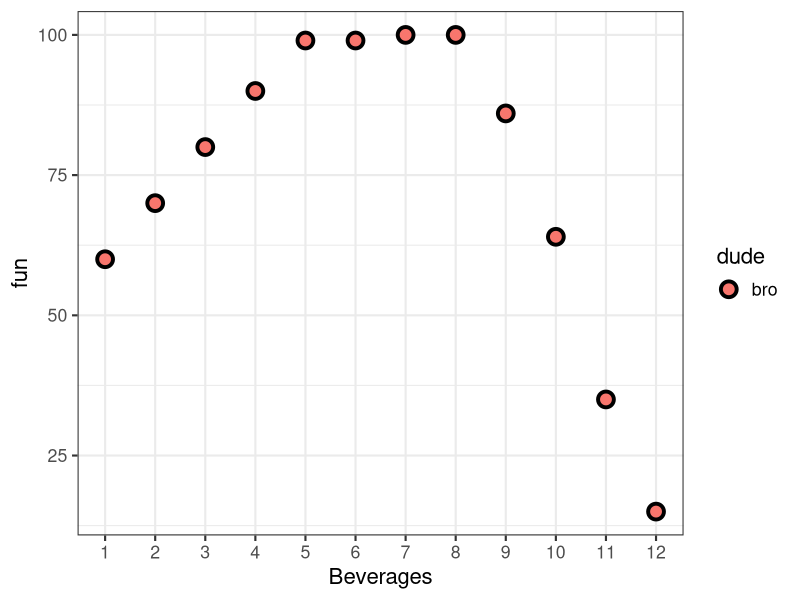
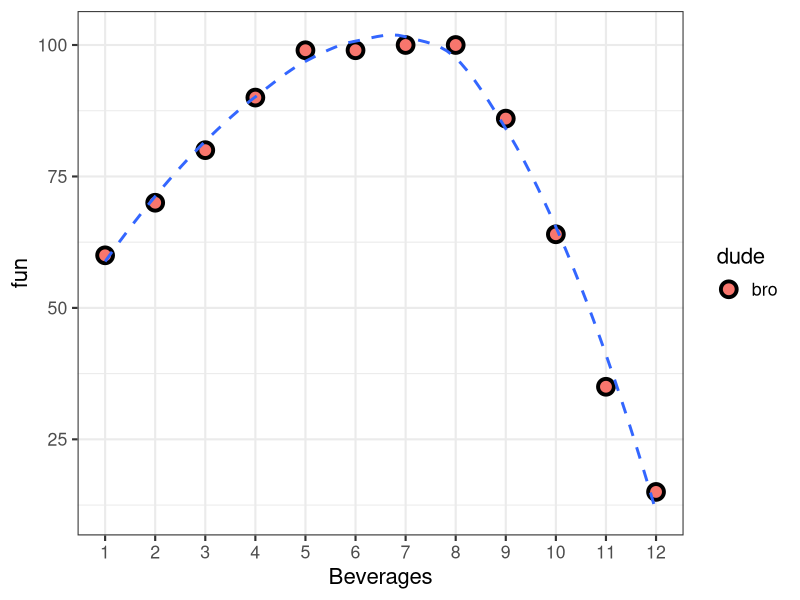
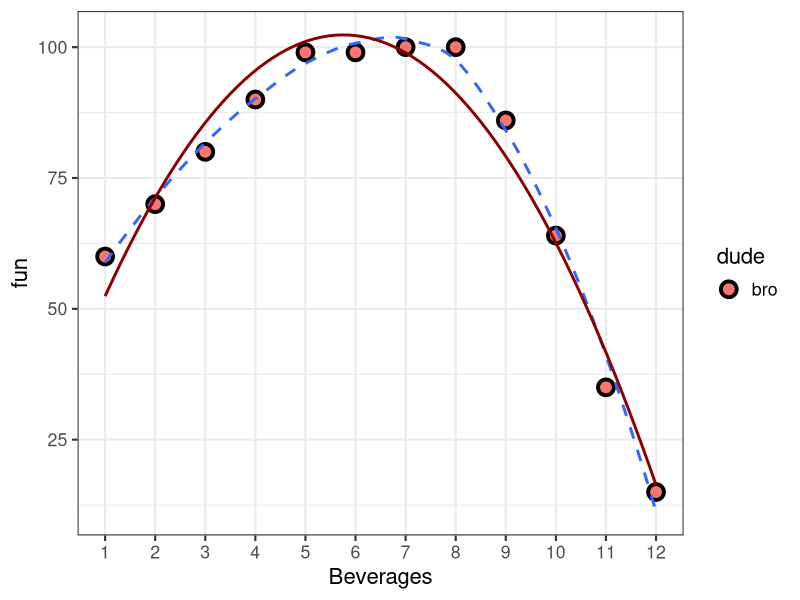

Write the R code that produced these figures, in order. (Note: this script raises an error after producing the figures.)
install.packages(c("ggplot2", "segmented"))
#
# Polynomial model fitting
#

# make up some data
  party.people <- data.frame(dude="bro", 
                             beverages=c(1:12), 
                             fun=c(60,70,80,90,99,99,100,100,86,64,35,15) )

# Check it out
  library(ggplot2)
  (p.gg <-  ggplot(data=party.people, aes(x=beverages, y=fun)) + theme_bw(16) + 
              scale_x_continuous("Beverages", breaks=c(1:12), minor_breaks = NULL) + 
              geom_point(aes(bg=dude), size=4, pch=21, stroke=2, 
                          color="black")  )

  p.gg + geom_smooth(se=FALSE, linetype=2)


# Fit a non-linear model
  poly.mod <- lm(fun ~ poly(beverages, 2, raw=TRUE), party.people)
  anova(poly.mod)
  coef(poly.mod)
 
  p.gg + geom_smooth(se=FALSE, linetype=2) + 
         geom_smooth(method="lm", formula=y~poly(x, 2), 
                     color="darkred", se=FALSE) 


# # Fit a multiple non-linear model 
  party.people <- rbind(party, data.frame(dude="hipster", 
                                          beverages=c(1:12), 
                                          fun=c(96,94,92,88,82,79,77,54,25,12,8,0) ))
  
  p.gg <- p.gg %+% party.people # Swap out the data.frame 
  
  (p.gg <- p.gg + geom_smooth(aes(color=dude), 
                              se=FALSE, linetype=2) )  
  p.gg + geom_smooth(aes(color=dude), method="lm", 
                     formula=y~poly(x, 2), size=1.5, se=FALSE)
  
  poly.mod1 <- lm(fun ~ poly(beverages, 2, raw=TRUE), party.people)
  poly.mod2 <- lm(fun ~ poly(beverages, 2, raw=TRUE) + dude, party.people)
  anova(poly.mod1, poly.mod2) # Determine if adding dude term is helpful
  coef(nl.m2)

# Don't overfit!

  dum.dat <- data.frame(x=c(1:12), 
                        y=c(65,25,26,35,75,88,100,95,75,64,35,15) )
  
  (d.gg <-  ggplot(data=dum.dat, aes(x=x, y=y)) + theme_bw(14) + 
            scale_x_continuous(breaks=c(1:12), minor_breaks = NULL) + 
            geom_point(size=3) + 
            geom_smooth(se=FALSE, linetype=2) ) 

  d.gg  + geom_smooth(method="lm", formula=y~poly(x, 2), 
                color="darkred", se=FALSE)
    summary(lm(y~poly(x, 2), dum.dat))$r.squared 

  d.gg  + geom_smooth(method="lm", formula=y~poly(x, 4), se=FALSE)
    summary(lm(y~poly(x, 4), dum.dat))$r.squared 
  
  length(dum.dat$x)
    summary(lm(y~poly(x, 11), dum.dat))$r.squared 

  # Perfect model?? Not so fast... 
    d.gg  + geom_smooth(method="lm", formula=y~poly(x, 11), se=FALSE)
#
# Detecting thresholds 
#
  # Segmented regression 
    rager <- data.frame(dude="Rager", 
                        beverages=c(1:12), 
                        fun=c(45,51,65,80,90,89,95,110,85,20,5,0) )
    
    (r.gg <-  ggplot(data=rager, aes(x=beverages, y=fun)) + theme_bw(16) + 
        scale_x_continuous("Beverages", breaks=c(1:12), minor_breaks = NULL) + 
        geom_point(size=4, pch=21, stroke=2, 
                   color="black", bg="#2b8cbe") )
    
    r.gg + geom_smooth(se=FALSE, linetype=2) + 
           geom_smooth(method="lm", formula=y~poly(x, 2), 
                       color="darkred", se=FALSE)
    
    rage.lm <- lm(fun ~ beverages, rager)
    rage.seg <-segmented(rage.lm)

    r.gg + geom_line(data=data.frame(X = 1:12, 
                                     Y = broken.line(rage.seg)$fit), 
                     aes(x=X, y=Y), 
                     color="darkred", size=1.5)
    rage.seg
    
  # Can also test for differences across a grouping variable (factor)
    
    PreParty <- data.frame(dude="PrePartier", 
                           beverages=c(1:12), 
                           fun=c(95,94,97,98,80,60,40,20,0,0,0,0) )
    NewComers <- rbind(rager, PreParty)
    
    (nc.gg <-  ggplot(data=NewComers, aes(x=beverages, y=fun)) + theme_bw(16) + 
        scale_x_continuous("Beverages", breaks=c(1:12), minor_breaks = NULL) + 
        geom_point(aes(bg=dude), pch=21, stroke=2, 
                   color="black", size=4) )
    
    nc.lm <- lm(log(fun+1) ~ beverages, NewComers)
    nc.seg <-segmented(nc.lm)
    nc.gg + geom_line(data=data.frame(X = 1:12, 
                                     Y = broken.line(nc.seg)$fit), 
                     aes(x=X, y=exp(Y)-1), 
                     color="black", size=1.5)
    
    # Determine if grouping variable is significant
      nc.d.lm <- lm(log(fun+1) ~ beverages + dude, NewComers)
      nc.d.seg <-segmented(nc.d.lm, seg.Z=~beverages, psi = list(beverages=c(2)) )
      anova(nc.seg, nc.d.seg) 
   
    # When grouping variable is significant, 
      # fit segmented models to each factor level
        seg.results <- data.frame() 
        for (i in 1:length(unique(NewComers$dude))) {
           Dude = unique(NewComers$dude)[[i]]
          d = subset(NewComers, dude==Dude)
          d.lm <- lm(fun ~ beverages, d)
          d.seg <-segmented(d.lm, psi=5) 
          psi = round(d.seg$psi[[2]], 0)
          s.res <- data.frame(dude=Dude,
                              X=c(1, psi, 12), 
                              Y=c(broken.line(d.seg)$fit[[1]], 
                                  broken.line(d.seg)$fit[[psi]],
                                  broken.line(d.seg)$fit[[12]] ) )
          seg.results <- rbind(seg.results, s.res)
          rm(Dude,d,d.lm,d.seg,psi,s.res)}
    
    # Plot segments by factor levels
      nc.gg + geom_path(data=seg.results, 
                        aes(x=X, y=Y, color=dude), size=1.5) +
              coord_cartesian(ylim = c(0,110))
    
  # Piecewise regression 
    
    lightweight <- data.frame(beverages=c(1:12), 
                              fun=c(55,75,80,85,25,20,17,10,6,3,1,0) )
    
    (l.gg <-  ggplot(data=lightweight, aes(x=beverages, y=fun)) + theme_bw(16) + 
        scale_x_continuous("Beverages", breaks=c(1:12), minor_breaks = NULL) + 
        geom_point(size=4, pch=21, stroke=2, 
                   color="black", bg="#2b8cbe") )
    
    l.gg +  geom_smooth(se=FALSE, linetype=2) + 
            geom_smooth(method="lm", formula=y~poly(x, 2), 
                        color="darkred", se=FALSE)
    
    # Attempt segmented regression
    lw.lm <- lm(fun ~ beverages, lightweight)
    lw.seg <-segmented(lw.lm, psi=2) 
    
    l.gg + geom_line(data=data.frame(X = 1:12, 
                                     Y = broken.line(lw.seg)$fit), 
                     aes(x=X, y=Y), 
                     color="darkred", size=1.5)

  # DIY piecewise regression function
    
      pwr <- function(X, Y) {
      x = X  
      y = Y
      breaks = x[which(x >= 1 & x <= length(x))] 
      mse = numeric(length(breaks)) 
      for(i in 1:length(breaks)){ 
        piecewise1 <- lm(y ~ x*(x < breaks[i]) +
                           x*(x>=breaks[i])) 
        mse[i] = summary(piecewise1)[6] 
      } 
      mse = as.numeric(mse) 
      # require(ggplot2)
      # qplot(x=breaks, y=mse, size=I(4))
      bp = breaks[which(mse==min(mse))][[1]]
      piecewise2 <- lm(y ~ x*(x < bp) + 
                           x*(x > bp))
      pw.coefs <- round(piecewise2$coefficients, 3) 
      pdf(file=NULL)
      if (is.na(pw.coefs[[2]] + pw.coefs[[5]])) 
      {p1 <- data.frame(x=NA, y=NA)} else 
      {p1 <- curve((pw.coefs[[1]] + pw.coefs[[3]]) + 
                     (pw.coefs[[2]] + pw.coefs[[5]])*x, 
                   add=FALSE, from=1, to=bp) } 
      if (is.na(pw.coefs[[1]] + pw.coefs[[4]])) 
      {p2 <- data.frame(x=NA, y=NA)} else 
      { p2 <- curve((pw.coefs[[1]] + pw.coefs[[4]]) + 
                      pw.coefs[[2]]*x, add=FALSE, from=bp, to=max(x)) } 
      dev.off() 
      coords <- data.frame(X1=c(p1$x[1], p1$x[length(p1$x)]),
                                X2=c(p2$x[1], p2$x[length(p2$x)]), 
                                Y1=c(p1$y[1], p1$y[length(p1$y)]), 
                                Y2=c(p2$y[1], p2$y[length(p2$y)]) )
      stats <- data.frame(Breakpoint=bp, 
                          R.squared=round(summary(piecewise2)$r.squared,2))
      MSE = data.frame(breaks=breaks, mse=mse)
      results <- list(Statistics=stats, Coordinates = coords, MeanSquareError=MSE)
      return(results)
      }
      
      # Run our custom function 
        (pw.results <- with(lightweight, pwr(X=beverages, Y=fun))) 
      
      # Plot the piecewise regression 
        l.gg + 
          geom_path(data=pw.results$Coordinates, 
                    aes(x=X1, y=Y1), size=1.25) +
          geom_path(data=pw.results$Coordinates, 
                    aes(x=X2, y=Y2), size=1.25) +
          geom_vline(xintercept = pw.results$Statistics$Breakpoint, 
                     linetype=2, size=1.25)
          
        # Check that BP=5 is good (has lowest error)
          ggplot(pw.results$MeanSquareError, 
                 aes(x=breaks, y=mse)) + theme_bw(14) +
            scale_x_continuous("Beverage threshold", breaks=c(1:12), minor_breaks = NULL) + 
                 geom_path(color="#2b8cbe", size=1.25) +
                 geom_point(size=4, pch=21, stroke=2, 
                            color="black", bg="#2b8cbe") 

    
